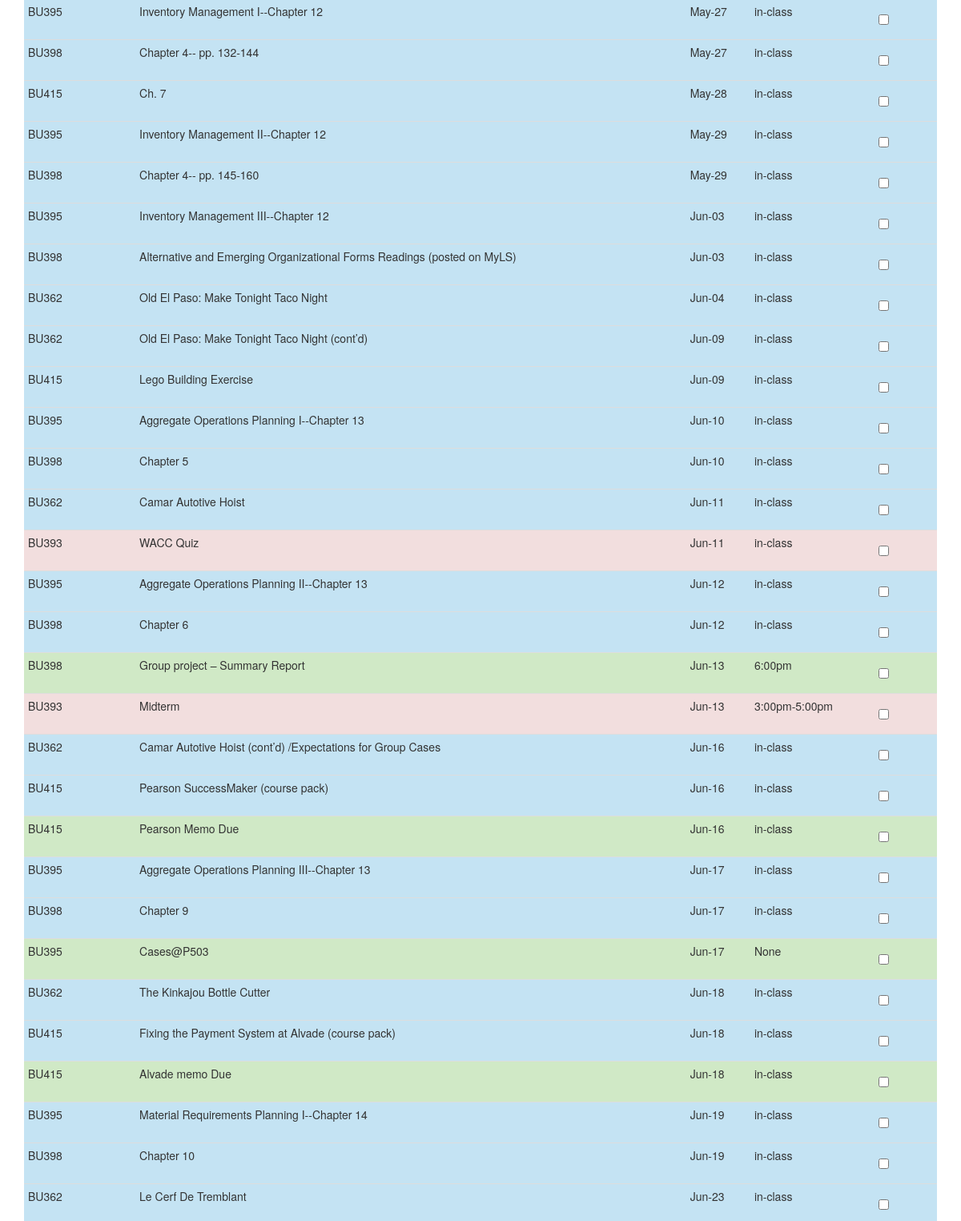
Before: / (middle part) with the older database file.
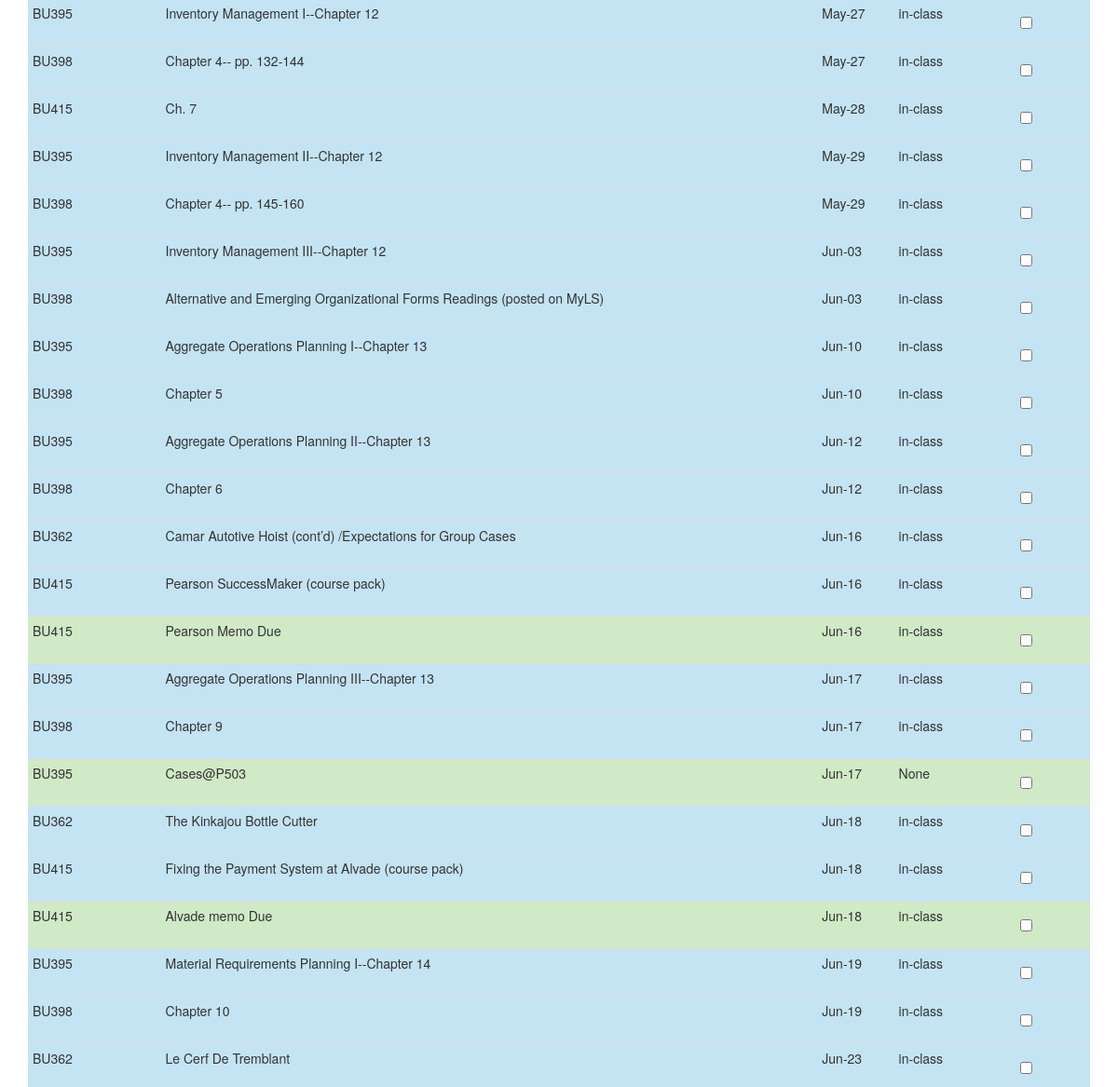
After: the same page with the newer database file.
### tables this page shows
CREATE TABLE Readings
            (course_code text, name text, chapter int, date text, pages text, complete bool);

CREATE TABLE Tests
            (course_code text, name text, date text, time text, complete bool);

CREATE TABLE Assignments
            (course_code text, name text,  date text, time text, complete bool);

### index.py (the view)
@app.route('/',methods=['POST','GET'])
def show_all():
    db = get_db()
    if request.method=='POST':
        update_completes(db)
    entries =[]
    for homework in TYPES:
        entries.append(select_homework(homework,db))
    homework = join_homework(entries)
    return render_template('show_all.html',entries=homework )

### index.py (called while the page is built)
def get_db():
    top = _app_ctx_stack.top
    if not hasattr(top, 'sqlite_db'):
        sqlite_db = sqlite3.connect(app.config['DATABASE'])
        sqlite_db.row_factory = sqlite3.Row
        top.sqlite_db = sqlite_db
    return top.sqlite_db

@app.teardown_appcontext
def close_db_connection(exception):
    top = _app_ctx_stack.top
    if hasattr(top, 'sqlite_db'):
        top.sqlite_db.close()

def format_datetime(value,format='%b-%d'):
    list_date = value.split('-')
    strdate = date(int(list_date[0]),int(list_date[1]),int(list_date[2]))
    return strdate.strftime(format)

def select_homework(homework_type,db):
    sql = ''' SELECT rowid,* FROM {0} ORDER BY date'''.format(homework_type)
    cur = db.execute(sql)
    entries = cur.fetchall()
    return entries

### templates/show_all.html (shortened to what this page needs)
{% extends "index.html" %}
{% block body %}
        <div class="row">
            <div class="col-md-12">
                <form role="form" method="post" id="homework_form" action="/">
                    <table class="table .table-bordered table-condensed" id="homework">
                    <tbody>
                    {% for entry in entries|sort(attribute='date')  %}
                    <tr class="{{ entry.type }}" id="{{ entry.id }}">
                        <td>{{ entry.course_code }}</td>
                        <td>{{ entry.name }}</td>
                        <td class="date">{{ entry.date|datetimeformat }}</td>
                        <td >{{ entry.time }}</td>
                        <td>
                            <div class="checkbox">
                              <input type="checkbox" name="{{ entry.id }}" value="{{ entry.complete }}">
                            </div>
                        </td>
                    </tr>
                    {% endfor %}
                    </tbody>
                 </table>
              </form>
        </div>
    </div>
</div>
{% endblock %}

Changed rows visible on the page:
no longer on this page (row edited): Readings: course_code "BU362", name "Old El Paso: Make Tonight Taco Night", date "Jun-04", time "in-class"
no longer on this page (row edited): Readings: course_code "BU362", name "Old El Paso: Make Tonight Taco Night (cont’d)", date "Jun-09", time "in-class"
no longer on this page (row edited): Readings: course_code "BU415", name "Lego Building Exercise", date "Jun-09", time "in-class"
no longer on this page (row edited): Readings: course_code "BU362", name "Camar Autotive Hoist", date "Jun-11", time "in-class"
no longer on this page (row edited): Tests: course_code "BU393", name "WACC Quiz", date "Jun-11", time "in-class"
no longer on this page (row edited): Assignments: course_code "BU398", name "Group project – Summary Report", date "Jun-13", time "6:00pm"
no longer on this page (row edited): Tests: course_code "BU393", name "Midterm", date "Jun-13", time "3:00pm-5:00pm"
